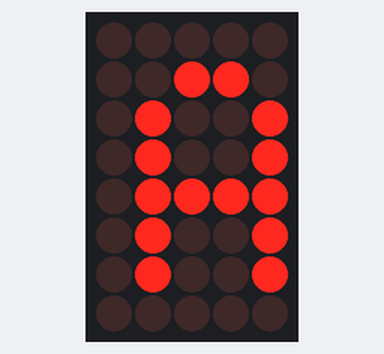
A sketch run on a simulated Arduino Uno, built with avr-gcc and run on an emulated ATmega328P. Parts: 5×8 LED matrix. Wiring (inferred from the names in the program): LED matrix (orientation assumed): rows pin 2, pin 3, pin 4, pin 5, pin 6, pin 7, pin 8, pin 9; columns pin 11, pin 12, pin 13, A0, A1.

Above: at 0.1 s.
At 1.6 s:
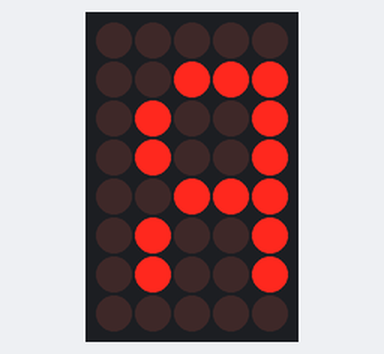
At 7.6 s:
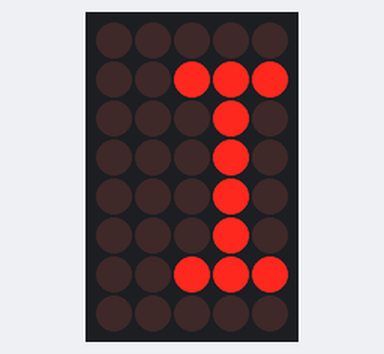
At 16.8 s:
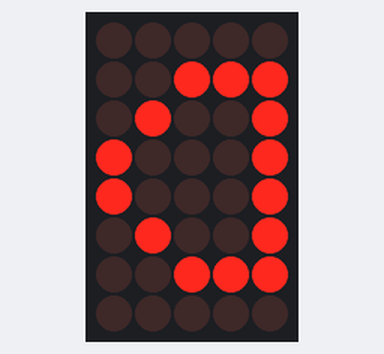
At 25.4 s:
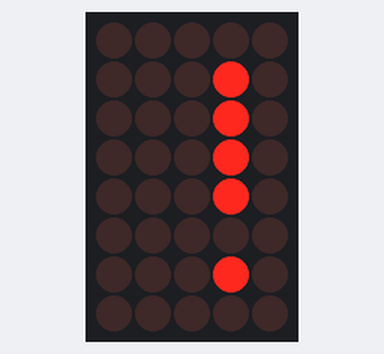
At 36.3 s:
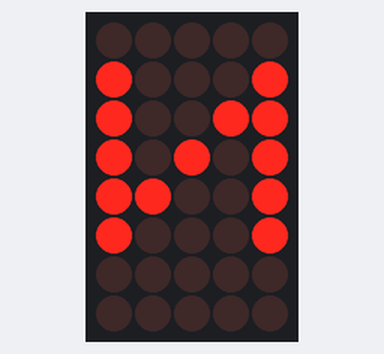

The sketch:

LedMatrix.ino
```cpp
//http://embed.plnkr.co/3VUsekP3jC5xwSIQDVHx/preview

#define ROW_1 2
#define ROW_2 3
#define ROW_3 4
#define ROW_4 5
#define ROW_5 6
#define ROW_6 7
#define ROW_7 8
#define ROW_8 9

#define COL_1 10
#define COL_2 11
#define COL_3 12
#define COL_4 13
#define COL_5 A0
#define COL_6 A1
#define COL_7 A2
#define COL_8 A3

const byte rows[] = {
    ROW_1, ROW_2, ROW_3, ROW_4, ROW_5, ROW_6, ROW_7, ROW_8
};

// The display buffer
// It's prefilled with a smiling face (1 = ON, 0 = OFF)
byte TODOS[] = {B11111111,B11111111,B11111111,B11111111,B11111111,B11111111,B11111111,B11111111};
byte EX[] = {B00000000,B00010000,B00010000,B00010000,B00010000,B00000000,B00010000,B00000000};
byte A[] = {B00000000,B00011000,B00100100,B00100100,B00111100,B00100100,B00100100,B00000000};
byte B[] = {B01111000,B01001000,B01001000,B01110000,B01001000,B01000100,B01000100,B01111100};
byte C[] = {B00000000,B00011110,B00100000,B01000000,B01000000,B01000000,B00100000,B00011110};
byte D[] = {B00000000,B00111000,B00100100,B00100010,B00100010,B00100100,B00111000,B00000000};
byte E[] = {B00000000,B00111100,B00100000,B00111000,B00100000,B00100000,B00111100,B00000000};
byte F[] = {B00000000,B00111100,B00100000,B00111000,B00100000,B00100000,B00100000,B00000000};
byte G[] = {B00000000,B00111110,B00100000,B00100000,B00101110,B00100010,B00111110,B00000000};
byte H[] = {B00000000,B00100100,B00100100,B00111100,B00100100,B00100100,B00100100,B00000000};
byte I[] = {B00000000,B00111000,B00010000,B00010000,B00010000,B00010000,B00111000,B00000000};
byte J[] = {B00000000,B00011100,B00001000,B00001000,B00001000,B00101000,B00111000,B00000000};
byte K[] = {B00000000,B00100100,B00101000,B00110000,B00101000,B00100100,B00100100,B00000000};
byte L[] = {B00000000,B00100000,B00100000,B00100000,B00100000,B00100000,B00111100,B00000000};
byte M[] = {B00000000,B00000000,B01000100,B10101010,B10010010,B10000010,B10000010,B00000000};
byte N[] = {B00000000,B00100010,B00110010,B00101010,B00100110,B00100010,B00000000,B00000000};
byte O[] = {B00000000,B00111100,B01000010,B01000010,B01000010,B01000010,B00111100,B00000000};
byte P[] = {B00000000,B00111000,B00100100,B00100100,B00111000,B00100000,B00100000,B00000000};
byte Q[] = {B00000000,B00111100,B01000010,B01000010,B01000010,B01000110,B00111110,B00000001};
byte R[] = {B00000000,B00111000,B00100100,B00100100,B00111000,B00100100,B00100100,B00000000};
byte S[] = {B00000000,B00111100,B00100000,B00111100,B00000100,B00000100,B00111100,B00000000};
byte T[] = {B00000000,B01111100,B00010000,B00010000,B00010000,B00010000,B00010000,B00000000};
byte U[] = {B00000000,B01000010,B01000010,B01000010,B01000010,B00100100,B00011000,B00000000};
byte V[] = {B00000000,B00100010,B00100010,B00100010,B00010100,B00010100,B00001000,B00000000};
byte W[] = {B00000000,B10000010,B10010010,B01010100,B01010100,B00101000,B00000000,B00000000};
byte X[] = {B00000000,B01000010,B00100100,B00011000,B00011000,B00100100,B01000010,B00000000};
byte Y[] = {B00000000,B01000100,B00101000,B00010000,B00010000,B00010000,B00010000,B00000000};
byte Z[] = {B00000000,B00111100,B00000100,B00001000,B00010000,B00100000,B00111100,B00000000};

float timeCount = 0;

void setup() {
    // Open serial port
    Serial.begin(9600);

    // Set all used pins to OUTPUT
    // This is very important! If the pins are set to input
    // the display will be very dim.
    for (byte i = 2; i <= 13; i++)
        pinMode(i, OUTPUT);
    pinMode(A0, OUTPUT);
    pinMode(A1, OUTPUT);
    pinMode(A2, OUTPUT);
    pinMode(A3, OUTPUT);
}

void loop() {
  // This could be rewritten to not use a delay, which would make it appear brighter
delay(5);
timeCount += 1;
if(timeCount <  70) {
drawScreen(A);
} else if (timeCount <  1) {
// do nothing
} else if (timeCount <  150) {
drawScreen(R);
} else if (timeCount <  1) {
// nothing
} else if (timeCount <  270) {
drawScreen(D);
} else if (timeCount <  1) {
// nothing
} else if (timeCount <  350) {
drawScreen(U);
} else if (timeCount <  1) {
// nothing
} else if (timeCount <  430) {
drawScreen(I);
} else if (timeCount <  1) {
// nothing
} else if (timeCount <  510) {
drawScreen(N);
} else if (timeCount <  1) {

} else if (timeCount <  550) {
  drawScreen(O);
} else if (timeCount <  1) {
// do nothing
} else if (timeCount <  590) {
drawScreen(EX);
} else if (timeCount <  1) {
// nothing
} else if (timeCount <  630) {
drawScreen(EX);
} else if (timeCount <  1) {

//} else if (timeCount <  670) {
//drawScreen(A);
//} else if (timeCount <  1) {

//} else if (timeCount <  710) {
//drawScreen(R);
//} else if (timeCount <  1) {

//} else if (timeCount <  750) {
//drawScreen(D);
//} else if (timeCount <  1) {

//} else if (timeCount <  790) {
//drawScreen(U);
//} else if (timeCount <  1) {

//} else if (timeCount <  830) {
//drawScreen(I);
//} else if (timeCount <  1) {

//} else if (timeCount <  870) {

//} else if (timeCount <  1) {

//} else if (timeCount <  910) {
//  drawScreen(O);
//} else if (timeCount <  1) {

} else {
// back to the start
timeCount = 0;
}
}
 void  drawScreen(byte buffer2[]){


   // Turn on each row in series
    for (byte i = 0; i < 8; i++) {
        setColumns(buffer2[i]); // Set columns for this specific row

        digitalWrite(rows[i], HIGH);
        delay(2); // Set this to 50 or 100 if you want to see the multiplexing effect!
        digitalWrite(rows[i], LOW);

    }
}


void setColumns(byte b) {
    digitalWrite(COL_1, (~b >> 0) & 0x01); // Get the 1st bit: 10000000
    digitalWrite(COL_2, (~b >> 1) & 0x01); // Get the 2nd bit: 01000000
    digitalWrite(COL_3, (~b >> 2) & 0x01); // Get the 3rd bit: 00100000
    digitalWrite(COL_4, (~b >> 3) & 0x01); // Get the 4th bit: 00010000
    digitalWrite(COL_5, (~b >> 4) & 0x01); // Get the 5th bit: 00001000
    digitalWrite(COL_6, (~b >> 5) & 0x01); // Get the 6th bit: 00000100
    digitalWrite(COL_7, (~b >> 6) & 0x01); // Get the 7th bit: 00000010
    digitalWrite(COL_8, (~b >> 7) & 0x01); // Get the 8th bit: 00000001

    // If the polarity of your matrix is the opposite of mine
    // remove all the '~' above.
}
```

Measured:
- what the display in image 0 shows lasts 1.5 s, from 0.0 s to 1.5 s
- what the display in image 1 shows lasts 1.7 s, from 1.6 s to 3.3 s
- what the display in image 3 shows lasts 2.5 s, from 16.8 s to 19.3 s
